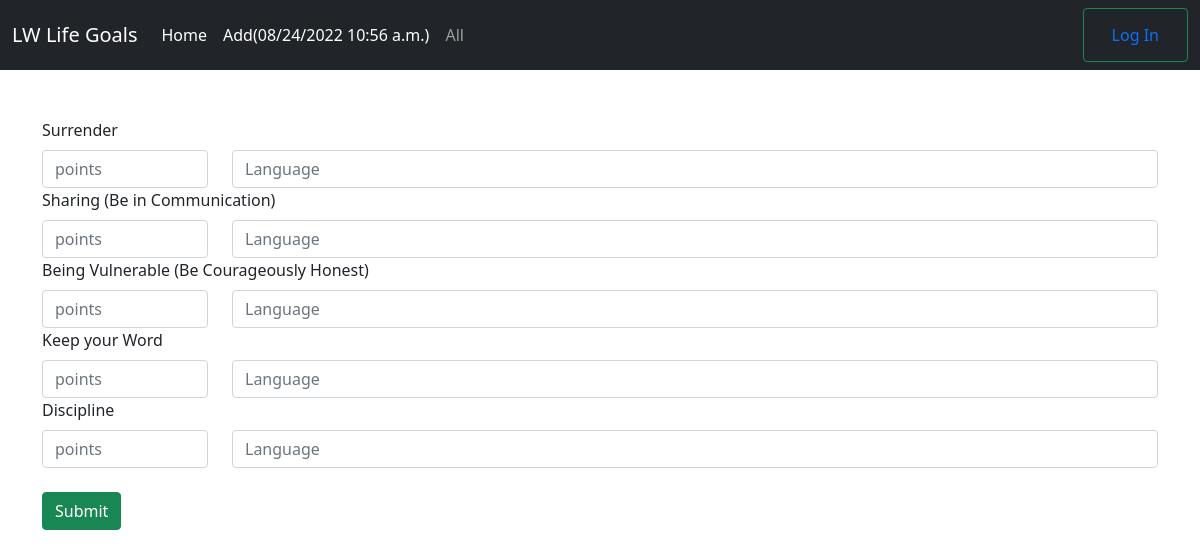
The app's page /create-today/ with its own data.
### lwlife/models.py (models this page shows, shortened)
class Question(models.Model):
    ques = models.CharField(max_length=200, null=False)
    description = models.TextField(null=True, blank=True)
    ques_time = models.DateTimeField(auto_now_add=True)

### lwlife/views.py (the view)
# urls.py: path('create-today/', views.custom_form, name="create-today"),
def custom_form(request):
    if request.method == "POST":
        my_ques = Question.objects.all()
        for i in set(my_ques):
            print(request.POST[f"{i.id}-points"])
            a=Answer.objects.create(user=request.user, ques=i, points=request.POST[f"{i.id}-points"], language=request.POST[f"{i.id}-language"])
            a.save()
    my_ques = Question.objects.all()
    print(my_ques[0].question)
    context = {
        "que": my_ques
    }
    return render(request,'lwlife/custom-page.html',context)

### templates/lwlife/custom-page.html (shortened to what this page needs)
{%extends 'lwlife/index.html'%}
{%block body%}
<div class="container my-5 py-10">
    <form action="" method='post' class='my-5'>
        {% for q in que %}
        <div class="row">
            <label for="formGroupExampleInput" class="form-label">{{q.ans}}{{q.ques}}</label>
            <div class="col-2">
                <input type="number" class="form-control" name="{{q.id}}-points" placeholder="points" min="0" max="10">
            </div>
            <div class="col-10">
                <input type="text" class="form-control" name="{{q.id}}-language" placeholder="Language" aria-label="Language">
            </div>
        </div>
        {%endfor%}
        <button type="submit" class="btn btn-success my-4">Submit</button>
    </form>
</div>
{%endblock body%}

### records on screen
Question: ques "Surrender"
Question: ques "Sharing (Be in Communication)"
Question: ques "Being Vulnerable (Be Courageously Honest)"
Question: ques "Keep your Word"
Question: ques "Discipline"
